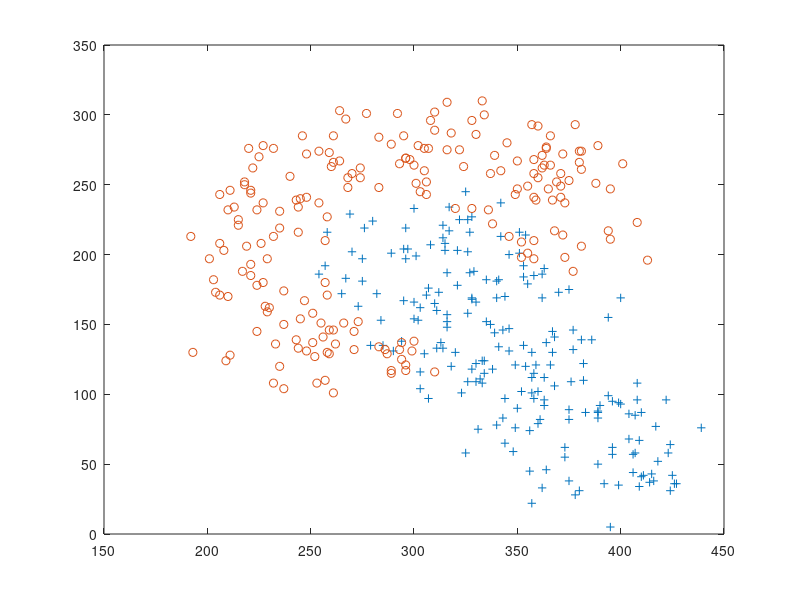

Write the MATLAB code that produced this figure. (Note: this script raises an error after producing the figure.)
close all;
clear all; 
load('assign3 2018.mat');

%% regular selected-linear classifier
q = 10;

selected_a = datasample(a,q,'Replace',false);
selected_b = datasample(b,q,'Replace',false);
errors = [];

for i = 1:10
    mu_a = selected_a(i,:);
    mu_b = selected_b(i,:);
    q_wrong = 0;
    
    for j = 1:200
        if ((a(j,:)-mu_a)*(a(j,:)-mu_a)') > ((a(j,:)-mu_b)*(a(j,:)-mu_b)')
            q_wrong = q_wrong + 1;
        end

        if ((b(j,:)-mu_a)*(b(j,:)-mu_a)') < ((b(j,:)-mu_b)*(b(j,:)-mu_b)')
            q_wrong = q_wrong + 1;
        end
    end
    errors = [errors,q_wrong/400];
end

[M,I] = min(errors);
sl_mu_a = selected_a(I,:);
sl_mu_b = selected_b(I,:);
sl_P_error = M

%% choosing d1
d1_a = datasample(a,50,'Replace',false);
d1_b = datasample(b,50,'Replace',false); 

%% train c1 using d1
q = 10;
selected_a = datasample(d1_a,q,'Replace',false);
selected_b = datasample(d1_b,q,'Replace',false);
errors = [];

for i = 1:10
    mu_a = selected_a(i,:);
    mu_b = selected_b(i,:);
    q_wrong = 0;
    
    for j = 1:200
        if ((a(j,:)-mu_a)*(a(j,:)-mu_a)') > ((a(j,:)-mu_b)*(a(j,:)-mu_b)')
            q_wrong = q_wrong + 1;
        end

        if ((b(j,:)-mu_a)*(b(j,:)-mu_a)') < ((b(j,:)-mu_b)*(b(j,:)-mu_b)')
            q_wrong = q_wrong + 1;
        end
    end
    errors = [errors,q_wrong/400];
end

[M,I] = min(errors);
c1_mu_a = selected_a(I,:);
c1_mu_b = selected_b(I,:);
c1_P_error = M
%% classify by c1 and create d2
c1_a_correct = [];
c1_a_incorrect = [];
c1_b_correct = [];
c1_b_incorrect = [];   
c1_a_wrong = 0;
c1_b_wrong = 0;

for j = 1:200
    if ((a(j,:)-c1_mu_a)*(a(j,:)-c1_mu_a)') > ((a(j,:)-c1_mu_b)*(a(j,:)-c1_mu_b)')
        c1_a_wrong = c1_a_wrong + 1;
        c1_a_incorrect = [c1_a_incorrect;a(j,:)];
    else
        c1_a_correct = [c1_a_correct;a(j,:)];
    end

    if ((b(j,:)-c1_mu_a)*(b(j,:)-c1_mu_a)') < ((b(j,:)-c1_mu_b)*(b(j,:)-c1_mu_b)')
        c1_b_wrong = c1_b_wrong + 1;
        c1_b_incorrect = [c1_b_incorrect;b(j,:)];
    else
        c1_b_correct = [c1_b_correct;b(j,:)];
    end
end

c1_wrong = c1_a_wrong + c1_b_wrong;

d2_a = datasample(c1_a_correct,floor(c1_a_wrong/2),'Replace',false);
d2_a = [d2_a;datasample(c1_a_incorrect,floor(c1_a_wrong/2),'Replace',false)];

d2_b = datasample(c1_b_correct,ceil(c1_b_wrong/2),'Replace',false);
d2_b = [d2_b;datasample(c1_b_incorrect,ceil(c1_b_wrong/2),'Replace',false)];

%% train c2 using d2
if q < size(selected_a,1)
	selected_a = datasample(d2_a,q,'Replace',false);
else
	selected_a = datasample(d2_a,q,'Replace',true);
end

if q < size(selected_b,1)
	selected_b = datasample(d2_b,q,'Replace',false);
else
	selected_b = datasample(d2_b,q,'Replace',true);
end

errors = [];
for i = 1:10
    mu_a = selected_a(i,:);
    mu_b = selected_b(i,:);
    q_wrong = 0;
    
    for j = 1:200
        if ((a(j,:)-mu_a)*(a(j,:)-mu_a)') > ((a(j,:)-mu_b)*(a(j,:)-mu_b)')
            q_wrong = q_wrong + 1;
        end

        if ((b(j,:)-mu_a)*(b(j,:)-mu_a)') < ((b(j,:)-mu_b)*(b(j,:)-mu_b)')
            q_wrong = q_wrong + 1;
        end
    end
    errors = [errors,q_wrong/400];
end

[M,I] = min(errors);
c2_mu_a = selected_a(I,:);
c2_mu_b = selected_b(I,:);
c2_P_error = M
%% selecting d3 using c1 and c2
c2_a_incorrect = [];
c2_b_incorrect = [];
c2_a_wrong = 0;
c2_b_wrong = 0;

for j = 1:200
    if (((a(j,:)-c1_mu_a)*(a(j,:)-c1_mu_a)') > ((a(j,:)-c1_mu_b)*(a(j,:)-c1_mu_b)')) && (((a(j,:)-c2_mu_a)*(a(j,:)-c2_mu_a)') < ((a(j,:)-c2_mu_b)*(a(j,:)-c2_mu_b)'))
        c2_a_wrong = c2_a_wrong + 1;
        c2_a_incorrect = [c2_a_incorrect;a(j,:)];
    end

    if (((a(j,:)-c1_mu_a)*(a(j,:)-c1_mu_a)') < ((a(j,:)-c1_mu_b)*(a(j,:)-c1_mu_b)')) && (((a(j,:)-c2_mu_a)*(a(j,:)-c2_mu_a)') > ((a(j,:)-c2_mu_b)*(a(j,:)-c2_mu_b)'))
        c2_a_wrong = c2_a_wrong + 1;
        c2_a_incorrect = [c2_a_incorrect;a(j,:)];
    end
    
    if (((b(j,:)-c1_mu_a)*(b(j,:)-c1_mu_a)') > ((b(j,:)-c1_mu_b)*(b(j,:)-c1_mu_b)')) && (((b(j,:)-c2_mu_a)*(b(j,:)-c2_mu_a)') < ((b(j,:)-c2_mu_b)*(b(j,:)-c2_mu_b)'))
        c2_b_wrong = c2_b_wrong + 1;
        c2_b_incorrect = [c2_b_incorrect;b(j,:)];
    end

    if (((b(j,:)-c1_mu_a)*(b(j,:)-c1_mu_a)') < ((b(j,:)-c1_mu_b)*(b(j,:)-c1_mu_b)')) && (((b(j,:)-c2_mu_a)*(b(j,:)-c2_mu_a)') > ((b(j,:)-c2_mu_b)*(b(j,:)-c2_mu_b)'))
        c2_b_wrong = c2_b_wrong + 1;
        c2_b_incorrect = [c2_b_incorrect;b(j,:)];
    end
    
end
d3_a = c2_a_incorrect;
d3_b = c2_b_incorrect;

%% train c3 using d3
if q < size(selected_a,1)
	selected_a = datasample(d3_a,q,'Replace',false);
else
	selected_a = datasample(d3_a,q,'Replace',true);
end

if q < size(selected_b,1)
	selected_b = datasample(d3_b,q,'Replace',false);
else
	selected_b = datasample(d3_b,q,'Replace',true);
end

errors = [];
for i = 1:10
    mu_a = selected_a(i,:);
    mu_b = selected_b(i,:);
    q_wrong = 0;
    
    for j = 1:200
        if ((a(j,:)-mu_a)*(a(j,:)-mu_a)') > ((a(j,:)-mu_b)*(a(j,:)-mu_b)')
            q_wrong = q_wrong + 1;
        end

        if ((b(j,:)-mu_a)*(b(j,:)-mu_a)') < ((b(j,:)-mu_b)*(b(j,:)-mu_b)')
            q_wrong = q_wrong + 1;
        end
    end
    errors = [errors,q_wrong/400];
end
[M,I] = min(errors);
c3_mu_a = selected_a(I,:);
c3_mu_b = selected_b(I,:);
c3_P_error = M
%% majority vote for C1,C2,C3
boosting_sl_wrong = 0;
for j = 1:200
    c1_a_a = (a(j,:)-c1_mu_a)*(a(j,:)-c1_mu_a)';
    c1_a_b = (a(j,:)-c1_mu_b)*(a(j,:)-c1_mu_b)';
    c2_a_a = (a(j,:)-c2_mu_a)*(a(j,:)-c2_mu_a)';
    c2_a_b = (a(j,:)-c2_mu_b)*(a(j,:)-c2_mu_b)';
    c3_a_a = (a(j,:)-c3_mu_a)*(a(j,:)-c3_mu_a)';
    c3_a_b = (a(j,:)-c3_mu_b)*(a(j,:)-c3_mu_b)';
    
    if (c1_a_a>c1_a_b & c2_a_a>c2_a_b) | (c1_a_a>c1_a_b & c3_a_a>c3_a_b) | (c2_a_a>c2_a_b & c3_a_a>c3_a_b)
        boosting_sl_wrong = boosting_sl_wrong + 1;
    end
    
    c1_b_a = (b(j,:)-c1_mu_a)*(b(j,:)-c1_mu_a)';
    c1_b_b = (b(j,:)-c1_mu_b)*(b(j,:)-c1_mu_b)';
    c2_b_a = (b(j,:)-c2_mu_a)*(b(j,:)-c2_mu_a)';
    c2_b_b = (b(j,:)-c2_mu_b)*(b(j,:)-c2_mu_b)';
    c3_b_a = (b(j,:)-c3_mu_a)*(b(j,:)-c3_mu_a)';
    c3_b_b = (b(j,:)-c3_mu_b)*(b(j,:)-c3_mu_b)';
    
    if (c1_b_a<c1_b_b & c2_b_a<c2_b_b) | (c1_b_a<c1_b_b & c3_b_a<c3_b_b) | (c2_b_a<c2_b_b & c3_b_a<c3_b_b)
        boosting_sl_wrong = boosting_sl_wrong + 1;
    end
end

boosting_P_error = boosting_sl_wrong/400

plot(a(:,1),a(:,2),'+');
hold
plot(b(:,1),b(:,2),'o');

syms x y 
z=[x,y];
sl_boundary = (((z-sl_mu_a)*(z-sl_mu_a)') - ((z-sl_mu_b)*(z-sl_mu_b)'));
c1_boundary = (((z-c1_mu_a)*(z-c1_mu_a)') - ((z-c1_mu_b)*(z-c1_mu_b)'));
c2_boundary = (((z-c2_mu_a)*(z-c2_mu_a)') - ((z-c2_mu_b)*(z-c2_mu_b)'));
c3_boundary = (((z-c3_mu_a)*(z-c3_mu_a)') - ((z-c3_mu_b)*(z-c3_mu_b)'));


line0 = ezplot(sl_boundary==0,[0,500],[0,350]);
set(line0,'color','y','Linewidth',1);

line1 = ezplot(c1_boundary==0,[0,500],[0,350]);
set(line1,'color','k','Linewidth',1);

line2 = ezplot(c2_boundary==0,[0,500],[0,350]);
set(line2,'color','g','Linewidth',1);

line3 = ezplot(c3_boundary==0,[0,500],[0,350]);
set(line3,'color','b','Linewidth',1);

x = 0:500;
y = 0:350;
[X,Y] = meshgrid(x,y);
Z = zeros(size(X));
    for n=1:numel(y)
        for m = 1:numel(x)
            xy=[x(m),y(n)]; 
		    c1_a_a = (xy-c1_mu_a)*(xy-c1_mu_a)';
		    c1_a_b = (xy-c1_mu_b)*(xy-c1_mu_b)';
		    c2_a_a = (xy-c2_mu_a)*(xy-c2_mu_a)';
		    c2_a_b = (xy-c2_mu_b)*(xy-c2_mu_b)';
		    c3_a_a = (xy-c3_mu_a)*(xy-c3_mu_a)';
		    c3_a_b = (xy-c3_mu_b)*(xy-c3_mu_b)';
		    if (c1_a_a>c1_a_b & c2_a_a>c2_a_b) | (c1_a_a>c1_a_b & c3_a_a>c3_a_b) | (c2_a_a>c2_a_b & c3_a_a>c3_a_b)
		        Z(n,m) = 1;
		    else
		    	Z(n,m) = 0;
            end
        end
    end
%figure;
contour(X,Y,Z,'r','LineWidth',1.5);

legend('Class a','Class b','Regular SL','C1','C2','C3','decision boundary');
title('Classifier boosting selected linear');